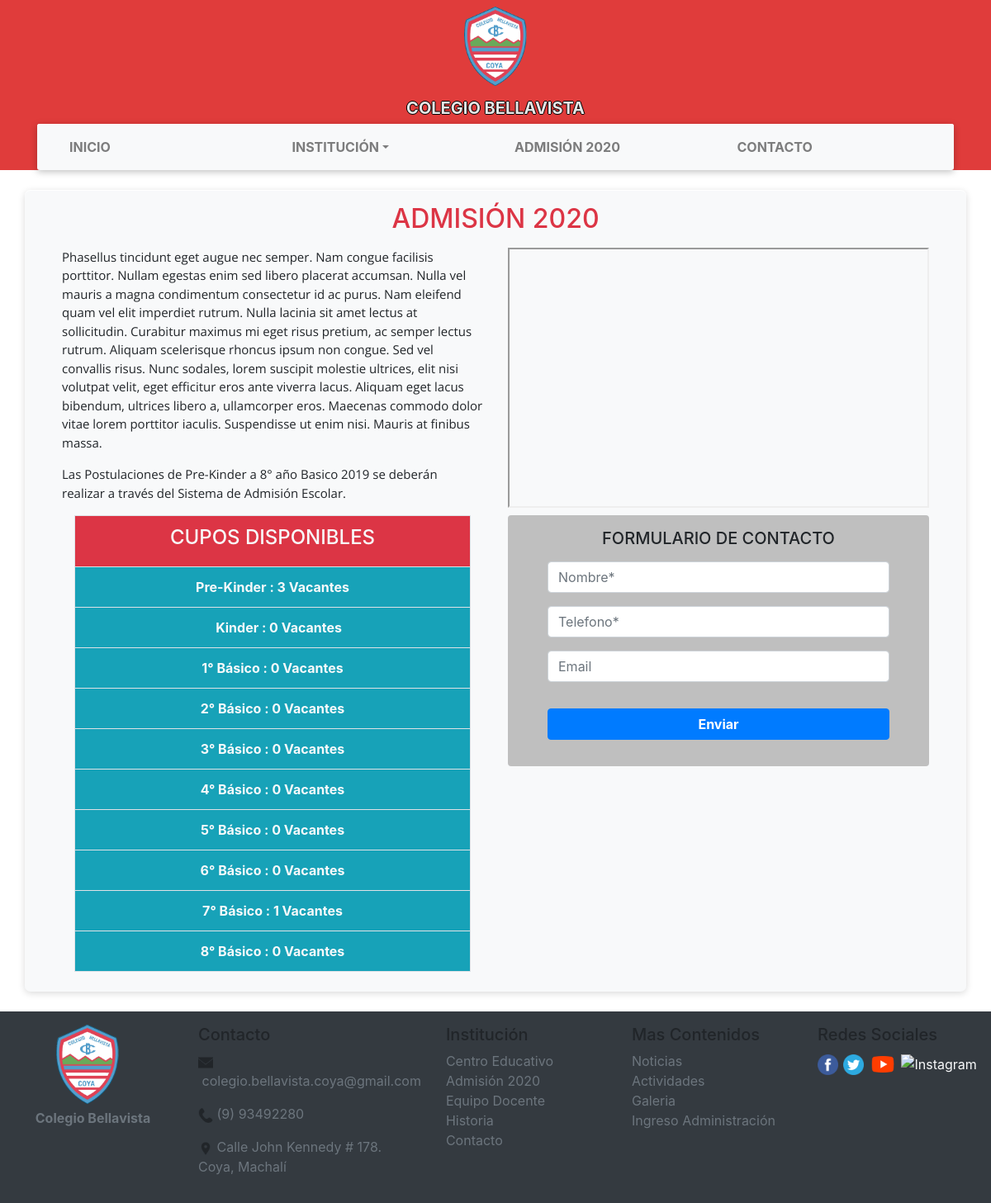
The app's page /admision.php with its own data.
### tables this page shows
CREATE TABLE `vacantes_alumnos` (
  `id` int(10) UNSIGNED NOT NULL,
  `curso` varchar(15) NOT NULL,
  `cupos_disponibles` int(3) NOT NULL
);

CREATE TABLE `datos_contacto` (
  `id` int(10) UNSIGNED NOT NULL,
  `email` varchar(50) NOT NULL,
  `telefono` varchar(50) NOT NULL,
  `ubicacion` varchar(50) NOT NULL
);

### funciones/datos_cupos_admision.php (called while the page is built, shortened)
<?php
  try {
    require('dbcall.php');
    if (!$cnn) {
      die("Conexion Fallida: " . mysqli_connect_error());
    }else{
      $sql = "SELECT id,curso,cupos_disponibles FROM vacantes_alumnos";
      $results = mysqli_query($cnn, $sql);
      while($row = mysqli_fetch_assoc($results)) {
                $rows[] = $row;
      }
      $cupos0= $rows[0]["cupos_disponibles"];
      $cupos1= $rows[1]["cupos_disponibles"];
      $cupos2= $rows[2]["cupos_disponibles"];
      $cupos3= $rows[3]["cupos_disponibles"];
      $cupos4= $rows[4]["cupos_disponibles"];
      $cupos5= $rows[5]["cupos_disponibles"];
      $cupos6= $rows[6]["cupos_disponibles"];
      $cupos7= $rows[7]["cupos_disponibles"];
      $cupos8= $rows[8]["cupos_disponibles"];
      $cupos9= $rows[9]["cupos_disponibles"];
    }
  } catch (\Exception $e) {
    echo "<script> alert('Ha ocurrido un error al solicitar la informacion, contacte al administrador. COD:0030');</script>";
  }
 ?>

### funciones/datos_contacto.php (called while the page is built, shortened)
<?php
  try {
    require('dbcall.php');
    if (!$cnn) {
      die("Conexion Fallida: " . mysqli_connect_error());
    }else{
      $sql = "SELECT id,email,telefono,ubicacion FROM datos_contacto";
      $result2 = mysqli_query($cnn, $sql);
      while($row = mysqli_fetch_assoc($result2)) {
                $email_contacto = $row["email"];
                $telefono_contacto = $row["telefono"];
                $ubicacion_contacto = utf8_encode($row["ubicacion"]);
      }
    }
  } catch (\Exception $e) {
    echo "<script> alert('Ha ocurrido un error al solicitar la informacion, contacte al administrador. COD:0026');</script>";
  }
 ?>

### admision.php (the view, shortened to what this page needs)
<!DOCTYPE html>
<html lang="es" dir="ltr">
  <head>
    <link rel="stylesheet" type="text/css" href="css/style.css">
    <link rel="stylesheet" href="css/bootstrap.min.css">
  </head>
  <body onpaste="return false" onload="openModal()">
    <?php
     try {
       require("funciones/datos_cupos_admision.php");
       require('funciones/datos_contacto.php');
      } catch (\Exception $e) {
        echo "<script>console.log('error al tomar los datos desde datos_cupos_admision.php');</script>";
      }
       ?>
    <header class="header_color">
        <div class='container-fluid'>
          <center>
            <div class='row'>
              <div class='col-lg-12 col-md-12 col-sm-12 col-xs-12'>
                <div class='py-2'>
                  <a href="index.php" class="text-decoration-none"><img src='images/utilidad/insignia.png' width='76' height='80' alt=''></a>
                </div>
              </div>
              <div class='col-lg-12 col-md-12 col-sm-12 col-xs-12'>
                <div class='py-1'>
                  <span class='bellavista_title'>COLEGIO BELLAVISTA</span>
                </div>
              </div>
            </div>
          </center>
        </div>
        <div class='container'>
          <nav class='navbar navbar-expand-lg navbar-light bg-light noseleccionable shadow-border-nr'>
            <div class='collapse navbar-collapse' id='navbarNav' >
              <ul class='navbar-nav mx-auto' style='width:100%;'>
                <li class='nav-item navheader'>
                  <a class='nav-link navbar_titulo line_hover' href='index.php'>INICIO <span class='sr-only'>INICIO</span></a>
                </li>
                <li class='nav-item dropdown navheader'>
                  <a class='nav-link dropdown-toggle navbar_titulo line_hover' href='#' id='navbarDropdown' role='button' data-toggle='dropdown' aria-haspopup='true' aria-expanded='false' href='#'>INSTITUCIÓN</a>
                </li>
                <li class='nav-item navheader'>
                  <a class='nav-link navbar_titulo line_hover' href='admision.php'>ADMISIÓN <span class="ano_actual"></span></a>
                </li>
                <li class='nav-item navheader'>
                  <a class='nav-link navbar_titulo line_hover' href='contacto.php' tabindex='-1'>CONTACTO</a>
                </li>
              </ul>
            </div>
          </nav>
        </div>
    </header>
    <section>
        <br>
        <div class="container bg-light shadow-border">
          <div class="container py-2">
            <div class="container py-2">
              <h2 class="text-center text-danger">ADMISIÓN <span class="ano_actual"></h2>
            </div>
            <div class="container">
              <div class="row">
                <div class="col-lg-6 col-md-6 col-sm-12 col-12">
                  <p class="font_open">Phasellus tincidunt eget augue nec semper. Nam congue facilisis porttitor. Nullam egestas enim sed libero placerat accumsan. Nulla vel mauris a magna condimentum consectetur id ac purus. Nam eleifend quam vel elit imperdiet rutrum. Nulla lacinia sit amet lectus at sollicitudin. Curabitur maximus mi eget risus pretium, ac semper lectus rutrum. Aliquam scelerisque rhoncus ipsum non congue. Sed vel convallis risus. Nunc sodales, lorem suscipit molestie ultrices, elit nisi volutpat velit, eget efficitur eros ante viverra lacus. Aliquam eget lacus bibendum, ultrices libero a, ullamcorper eros. Maecenas commodo dolor vitae lorem porttitor iaculis. Suspendisse ut enim nisi. Mauris at finibus massa.</p>
                  <p class="font_open">Las Postulaciones de Pre-Kinder a 8° año Basico 2019 se deberán realizar a través del Sistema de Admisión Escolar.</p>
                </div>
                <div class="col-lg-6 col-md-6 col-sm-12 col-12">
                  <iframe width="100%;" height="315" src="https://www.youtube.com/embed/T5Bn3I7WzJI" allowfullscreen></iframe>
                </div>
              </div>
              <div class="row">
                <div class="col-lg-6 col-md-6 col-sm-12 col-12">
                  <div class="container">
                    <div class="text-center">
                      <table class="table table-bordered font-weight-bold">
                        <tr class="bg-danger text-light">
                          <td><h4>CUPOS DISPONIBLES</h4></td>
                        </tr>
                        <tr class="bg-info text-light">
                          <td>Pre-Kinder : <span id="vacantes_pk"><?php if(isset($cupos0)){echo $cupos0;}else{echo "";} ?></span> Vacantes</td>
                        </tr>
                        <tr class="bg-info text-light">
                          <td>&nbsp;&nbsp;&nbsp;&nbsp;Kinder : <span id="vacantes_k"><?php if(isset($cupos1)){echo $cupos1;}else{echo "";} ?></span> Vacantes</td>
                        </tr>
                        <tr class="bg-info text-light">
                          <td>1° Básico : <span id="vacantes_1"><?php if(isset($cupos2)){echo $cupos2;}else{echo "";} ?></span> Vacantes</td>
                        </tr>
                        <tr class="bg-info text-light">
                          <td>2° Básico :  <span id="vacantes_2"><?php if(isset($cupos3)){echo $cupos3;}else{echo "";} ?></span> Vacantes</td>
                        </tr>
                        <tr class="bg-info text-light">
                          <td>3° Básico :  <span id="vacantes_3"><?php if(isset($cupos4)){echo $cupos4;}else{echo "";} ?></span>  Vacantes</td>
                        </tr>
                        <tr class="bg-info text-light">
                          <td>4° Básico :  <span id="vacantes_4"><?php if(isset($cupos5)){echo $cupos5;}else{echo "";} ?></span> Vacantes</td>
                        </tr>
                        <tr class="bg-info text-light">
                          <td>5° Básico :  <span id="vacantes_5"><?php if(isset($cupos6)){echo $cupos6;}else{echo "";} ?></span>  Vacantes</td>
                        </tr>
                        <tr class="bg-info text-light">
                          <td>6° Básico :  <span id="vacantes_6"><?php if(isset($cupos7)){echo $cupos7;}else{echo "";} ?></span>  Vacantes</td>
                        </tr>
                        <tr class="bg-info text-light">
                          <td>7° Básico :  <span id="vacantes_7"><?php if(isset($cupos8)){echo $cupos8;}else{echo "";} ?></span>  Vacantes</td>
                        </tr>
                        <tr class="bg-info text-light">
                          <td>8° Básico :  <span id="vacantes_8"><?php if(isset($cupos9)){echo $cupos9;}else{echo "";} ?></span> Vacantes</td>
                        </tr>
                      </table>
                    </div>
                  </div>
                </div>
                <div class="col-lg-6 col-md-6 col-sm-12 col-12">
                  <section class="py-3 px-5 rounded" style="background-color: #bfbfbf">
                    <form class="" action="funciones/formulario_admision.php" name="form_contacto" method="post">
                      <div class="row">
                        <div class="col-lg-12 col-md-12 col-sm-12 col-xs-12">
                          <div class="form-group">
                            <h5 class="text-center">FORMULARIO DE CONTACTO</h5>
                          </div>
                        </div>
                        <div class="col-lg-12 col-md-12 col-sm-12 col-xs-12">
                          <div class="form-group">
                            <input type="text" class="form-control" id="input1" name="usuario"  onkeyup="hideHelp();"onkeypress="return soloLetras(event);" placeholder="Nombre*" maxlength="50">
                          </div>
                        </div>
                        <div class="col-lg-12 col-md-12 col-sm-12 col-xs-12">
                          <div class="form-group">
                            <input type="text" class="form-control" id="input2" name="fono" onkeyup="hideHelp2();"  onkeypress="return soloNumeros(event);" placeholder="Telefono*" maxlength="11">
                          </div>
                        </div>
                        <div class="col-lg-12 col-md-12 col-sm-12 col-xs-12">
                          <div class="form-group">
                            <input type="email" class="form-control" id="input3" name="email" placeholder="Email" maxlength="50">
                          </div>
                        </div>
                        <div class="col-lg-12 col-md-12 col-sm-12 col-xs-12">
                        </div>
                        <div class="col-lg-12 col-md-12 col-sm-12 col-xs-12">
                          <div class="form-group">
                            <input type="button" class="btn btn-primary font-weight-bold " id="enviarDatos" onclick="comprobar_form()" name="post_form" name="button" style="width:100%;" value="Enviar">
                          </div>
                        </div>
                      </div>
                    </form>
                  </section>
                </div>
              </div>
            </div>
          </div>
        </div>
        <br>
    </section>
    <footer class="container-fluid py-3 bg-dark noseleccionable">
      <div class="row">
        <div class="col-12 col-md">
          <div class="container-fluid">
            <div class="row">
              <div class="col-lg-12 col-sm-12 logotipo">
                <div class="mx-auto" style="width:90px;">
                  <img src="images/utilidad/insignia.png" width="76" height="80" class="d-block mb-12 noseleccionable" role="img" focusable="false" alt="">
                </div>
              </div>
              <div class="col-lg-12 col-sm-12 text-center ">
                  <p class=" text-muted font-weight-bold" style="padding-top:5px;">Colegio Bellavista</p>
              </div>
            </div>
          </div>
        </div>
        <div class="col-12  col-md">
          <h5>Contacto</h5>
          <ul class="list-unstyled text-small">
            <li><p class="text-muted"><span><img src="images/iconos/marcador-email.png" alt="email" width="18" height="16"></span>&nbsp;<?php echo $email_contacto; ?></p></li>
            <li><p class="text-muted"><span><img src="images/iconos/marcador-telefono.png" alt="telefono" width="18" height="18"></span>&nbsp;<?php echo $telefono_contacto; ?></p></li>
            <li><p class="text-muted"><span><img src="images/iconos/marcador-localidad.png" alt="ubicacion" width="18" height="18"></span>&nbsp;<?php echo $ubicacion_contacto; ?></p></li>
          </ul>
        </div>
        <div class="col-6  col-md">
          <h5>Institución</h5>
          <ul class="list-unstyled text-small">
            <li><a class="text-muted" href="educativo.php">Centro Educativo</a></li>
            <li><a class="text-muted" href="admision.php">Admisión <span class="ano_actual"></span></a></li>
            <li><a class="text-muted" href="equipo.php">Equipo Docente</a></li>
            <li><a class="text-muted" href="historia.php">Historia</a></li>
            <li><a class="text-muted" href="contacto.php">Contacto</a></li>
          </ul>
        </div>
        <div class="col-6  col-md">
          <h5>Mas Contenidos</h5>
          <ul class="list-unstyled text-small">
            <li><a class="text-muted" href="noticias.php">Noticias</a></li>
            <li><a class="text-muted" href="actividades.php">Actividades</a></li>
            <li><a class="text-muted" href="galerias.php">Galeria</a></li>
            <li><a class="text-muted" href="ingreso.html">Ingreso Administración</a></li>
          </ul>
        </div>
        <div class="col-12  col-md">
          <h5>Redes Sociales</h5>
          <div class="custom_display">
            <a href="https://www.facebook.com/Colegio-Bellavista-1328489143963284/" target="_blank" class="text-decoration-none text-light">
            <img src="images/iconos/facebook.png" alt="Facebook"  height="25px" width="25px" class="icon_zoom"/>
            </a>
          </div>
          <div class="custom_display">
            <a href="#" target="_blank" class="text-decoration-none text-light">
            <img src="images/iconos/twitter.png" alt="Twitter" height="25px" width="25px" class="icon_zoom" />
            </a>
          </div>
          <div class="custom_display">
            <a href="#" target="_blank" class="text-decoration-none text-light" >
            <img src="images/iconos/youtube-play-48.png" alt="Youtube" height="32px" width="32px" class="icon_zoom" />
            </a>
          </div>
          <div class="custom_display">
            <a href="https://www.instagram.com/colegio_bellavista/" target="_blank" class="text-decoration-none text-light" >
            <img src="images/iconos/icons8-instagram-48.png" alt="Instagram" height="28px" width="28px" class="icon_zoom" />
            </a>
          </div>
        </div>
      </div>
    </footer>
  </body>
</html>

### css/style.css (style rules this page uses)
.noseleccionable { -webkit-user-select: none; -moz-user-select: none; -ms-user-select: none; user-select: none; }
img { max-width: 100%; height: auto !important; }
.font_open { font-family: 'Open Sans', sans-serif; font-size: 15px; }
.navbar_titulo { font-weight: bold; font-size: 16px !important; }
.bellavista_title { color: rgba(255, 255, 255,0.9); font-weight: bold; font-size: 20px !important; text-shadow: -1px 0 black, 0 1px black, 1px 0 black, 0 -1px black; }
.icon_zoom { transition: width 1s, height 1s, transform 1s; -moz-transition: width 1s, height 1s, -moz-transform 1s; -webkit-transition: width 1s, height 1s, -webkit-transform 1s; -o-transition: width 1s, height 1s,-o-transform 1s; }
.navheader { padding-left: 15px; width: 100%; }
.header_color { background-color:#E03C3B; }
.custom_display { display: inline-block; padding-right:2px; }
.shadow-border { box-shadow: 0 1px 0 0 #FFF inset, 0 2px 8px rgba(0,0,0,0.15); border-radius: 7px; }
.shadow-border-nr { box-shadow: 0 1px 0 0 #FFF inset, 0 2px 8px rgba(0,0,0,0.25); border-radius: 3px; }

### records on screen
vacantes_alumnos: cupos_disponibles "3"
vacantes_alumnos: cupos_disponibles "0"
vacantes_alumnos: cupos_disponibles "0"
vacantes_alumnos: cupos_disponibles "0"
vacantes_alumnos: cupos_disponibles "0"
vacantes_alumnos: cupos_disponibles "0"
vacantes_alumnos: cupos_disponibles "0"
vacantes_alumnos: cupos_disponibles "0"
vacantes_alumnos: cupos_disponibles "1"
vacantes_alumnos: cupos_disponibles "0"
datos_contacto: email "colegio.bellavista.coya@gmail.com", telefono "(9) 93492280", ubicacion "Calle John Kennedy # 178. Coya, Machalí"
